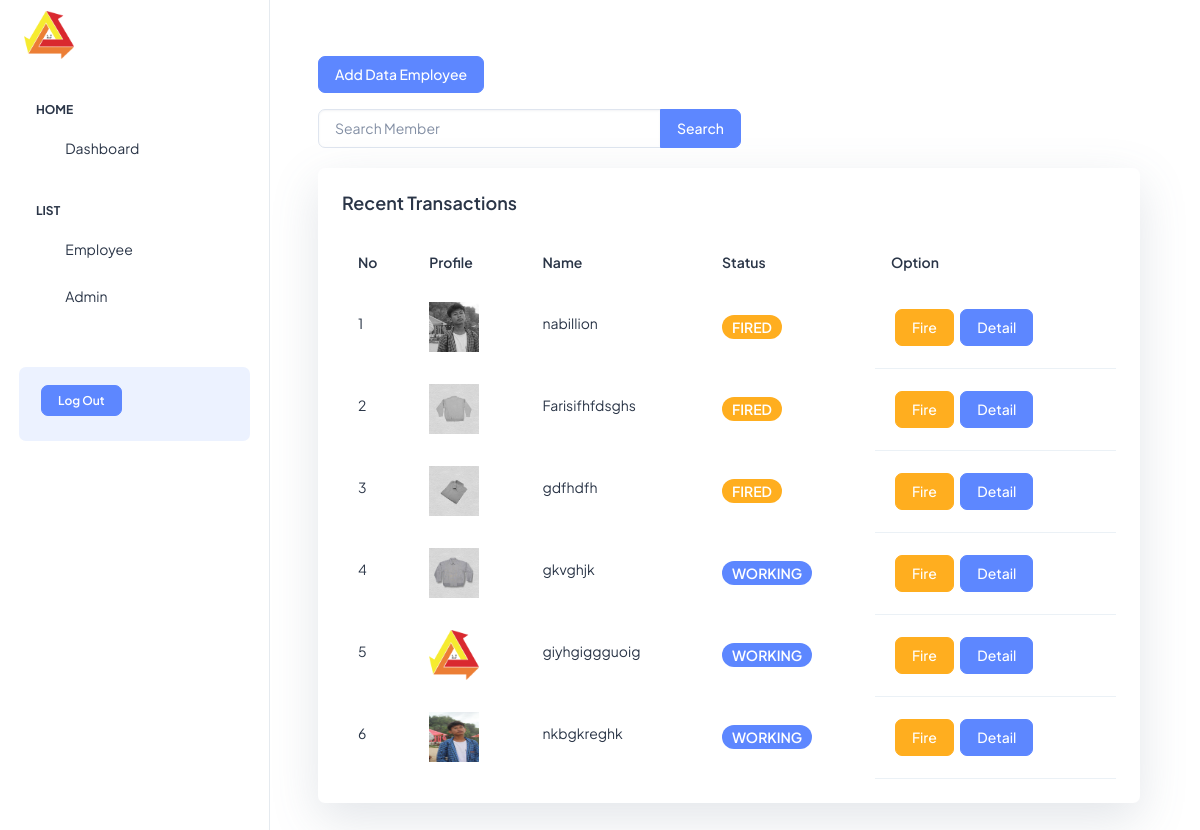
The app's page /public/employe (signed in) with its own data.
### tables this page shows
CREATE TABLE `employee` (
  `id` int(11) NOT NULL,
  `namee` varchar(255) NOT NULL,
  `occupation_nama` int(11) NOT NULL,
  `detail` text DEFAULT NULL,
  `salary` int(11) DEFAULT NULL,
  `created_at` timestamp NOT NULL DEFAULT current_timestamp() ON UPDATE current_timestamp(),
  `updated_at` timestamp NULL DEFAULT NULL,
  `image_profile` varchar(255) DEFAULT NULL,
  `employee_status` enum('FIRED','WORKING') DEFAULT NULL
);

### app/core/Controller.php (called while the page is built, shortened)
<?php
class Controller{
    public function view($view, $data = []){
        require_once '../app/view/' . $view . '.php';
    }
    public function model($model){
        return new $model;
    }
}

### app/controllers/Employe.php (called while the page is built, shortened)
<?php
class Employe extends Controller
{
    public function index()
    {
        $data['judul'] = 'Employe';
        $data['employe'] = $this->model('Employe_model')->getAllEmploye();
        $data['occupation'] = $this->model('Employe_model')->showAllOccupation();
        $this->view('employe/index', $data);
    }
}

### app/core/App.php (called while the page is built, shortened)
<?php
class App{
    protected $method = "index";
    protected $params = [];
    public function __construct() {
        $this->controller = new $this->controller;
        call_user_func_array([$this->controller, $this->method], $this->params);
    }
}

### public/index.php (called while the page is built, shortened)
<?php
$app = new App;

### app/core/Database.php (called while the page is built, shortened)
<?php
class Database{
    private $host = DB_HOST;
    private $user = DB_USER;
    private $pass = DB_PASS;
    private $db_name = DB_NAME;
    private $dbh;
    private $stmnt;
    public function __construct()
    {
        $dsn = 'mysql:host=' . $this->host . ';dbname=' . $this->db_name;
        $option = [
            PDO::ATTR_PERSISTENT => true,
            PDO::ATTR_ERRMODE => PDO::ERRMODE_EXCEPTION
        ];
        try{
            $this->dbh = new PDO($dsn, $this->user, $this->pass, $option);
        } catch(PDOException $e){
            die($e->getMessage());
        }
    }
    public function query($query){
        $this->stmnt = $this->dbh->prepare($query);
    }
    public function execute(){
        $this->stmnt->execute();
    }
    public function resultSet(){
        $this->execute();
        return $this->stmnt->fetchAll(PDO::FETCH_ASSOC);
    }
}

### app/models/Employe_model.php (called while the page is built, shortened)
<?php
class Employe_model
{
    private $db;
    public function __construct()
    {
        $this->db = new Database;
    }
    public function getAllEmploye()
    {
        $this->db->query('SELECT employee.id, employee.namee, occupation.name as occupation, employee.detail, employee.salary, employee.created_at, employee.updated_at, employee.image_profile, employee.employee_status FROM employee left JOIN occupation ON employee.occupation_nama = occupation.id_occupation order by employee.id asc');
        return $this->db->resultSet();
    }
    public function showAllOccupation()
    {
        $this->db->query("SELECT * FROM occupation");
        return $this->db->resultSet();
    }
}

### app/view/employe/index.php (the view, shortened to what this page needs)
<div class="body-wrapper">
    <div class="container mt-5">
        <div class="row mb-3 ms-4">
            <div class="col-lg-6">
                <button type="button" class="btn btn-primary mt-2 tombolTambahData" data-bs-toggle="modal" data-bs-target="#formModal">
                    Add Data Employee
                </button>
            </div>
        </div>
        <div class="row ms-4">
            <div class="col-lg-6">
                <form action="<?= BASEURL; ?>/employe/search" method="post">
                    <div class="input-group mb-1">
                        <input type="text" class="form-control" placeholder="Search Member" id="search" name="search" autocomplete="off">
                        <button class="btn btn-primary" type="submit" id="btnSearch">Search</button>
                    </div>
                </form>
            </div>
        </div>
    </div>
    <div class="row me-0">
        <div class="col-md-12 d-flex align-items-stretch">
            <div class="card w-100 ms-5 me-5 mt-3 shadow-lg">
                <div class="card-body p-4">
                    <h5 class="card-title fw-semibold mb-4">Recent Transactions</h5>
                    <div class="table-responsive">
                        <table class="table text-nowrap mb-0 align-middle">
                            <thead class="text-dark fs-4">
                                <tr>
                                    <th class="border-bottom-0">
                                        <h6 class="fw-semibold mb-0">No</h6>
                                    </th>
                                    <th class="border-bottom-0">
                                        <h6 class="fw-semibold mb-0">Profile</h6>
                                    </th>
                                    <th class="border-bottom-0">
                                        <h6 class="fw-semibold mb-0">Name</h6>
                                    </th>
                                    <th class="border-bottom-0">
                                        <h6 class="fw-semibold mb-0">Status</h6>
                                    </th>
                                    <th class="border-bottom-0">
                                        <h6 class="fw-semibold mb-0">Option</h6>
                                    </th>
                                </tr>
                            </thead>
                            <tbody>
                                <?php
                                $no = 0;
                                foreach ($data['employe'] as $emply) :
                                    $no++;
                                ?>
                                    <tr>
                                        <td class="border-bottom-0">
                                            <h6 class="fw-normal"><?= $no; ?></h6>
                                        </td>
                                        <td class="border-bottom-0">
                                            <img src="<?= BASEURL; ?>/img/<?= $emply['image_profile']; ?>" class="rounded-cicle <?= $emply['employee_status'] == 'FIRED' ? 'filter' : '' ?>" width="50" height="50" alt="">
                                        </td>
                                        <td class="border-bottom-0">
                                            <h6 class="fw-normal"><?= $emply['namee']; ?></h6>
                                        </td>
                                        <td class="border-bottom-0">
                                        <div class="d-flex align-items-center gap-2">
                                                <span class="badge bg-primary <?= $emply['employee_status'] == 'FIRED' ? 'bg-warning' : '' ?> rounded-3 fw-semibold"><?= $emply['employee_status']; ?></span>
                                            </div>
                                        </td>
                                        <td>
                                            <a style="text-decoration:none;" href="<?= BASEURL; ?>/employe/fired/<?= $emply['id']; ?>" class="btn btn-warning ms-1">Fire</a>
                                            <a style="text-decoration:none;" href="<?= BASEURL; ?>/employe/detail/<?= $emply['id']; ?>" class="btn btn-primary ms-1">Detail</a>
                                        </td>
                                    </tr>
                                <?php endforeach; ?>
                            </tbody>
                        </table>
                    </div>
                </div>
            </div>
        </div>
    </div>
</div>

### public/css/employe.css (style rules this page uses)
.filter { filter: grayscale(100%); }

### records on screen
employee: image_profile (picture), namee "nabillion", employee_status "FIRED"
employee: image_profile (picture), namee "Farisifhfdsghs", employee_status "FIRED"
employee: image_profile (picture), namee "gdfhdfh", employee_status "FIRED"
employee: image_profile (picture), namee "gkvghjk", employee_status "WORKING"
employee: image_profile (picture), namee "giyhgiggguoig", employee_status "WORKING"
employee: image_profile (picture), namee "nkbgkreghk", employee_status "WORKING"
